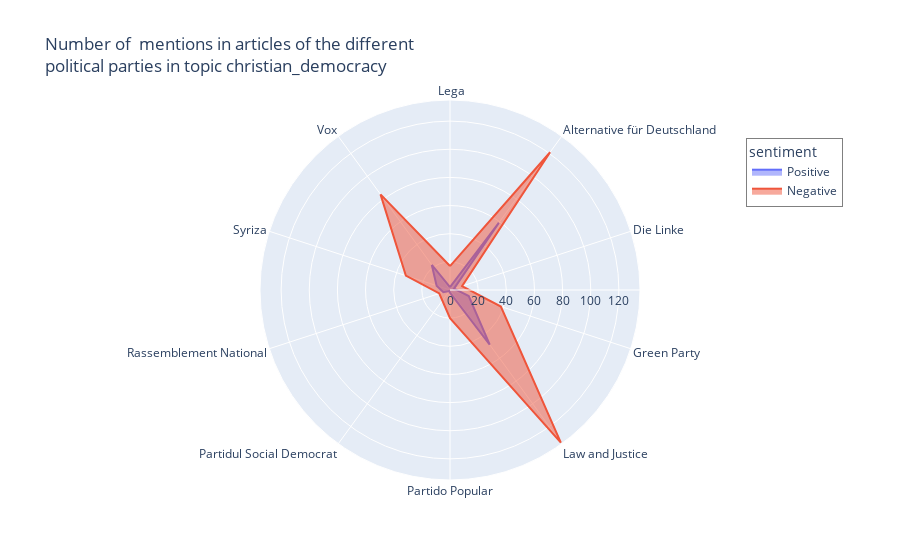
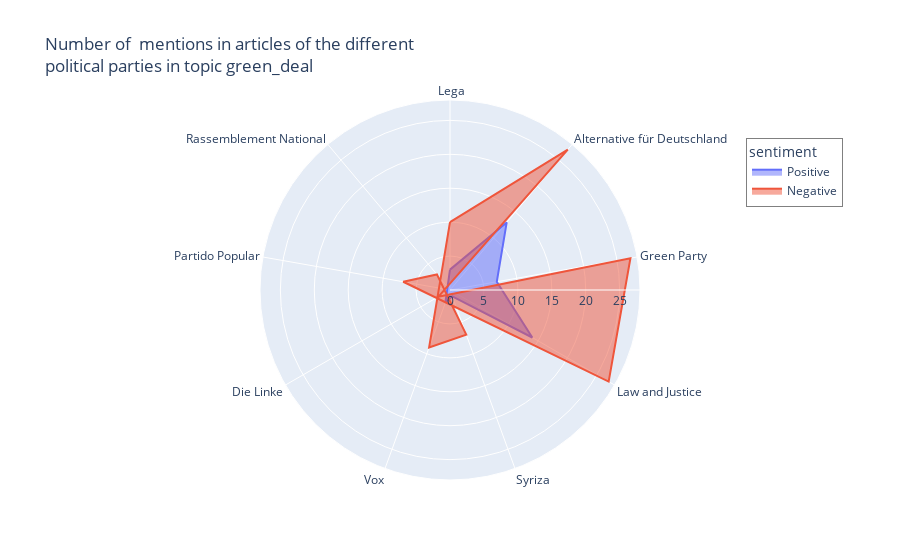
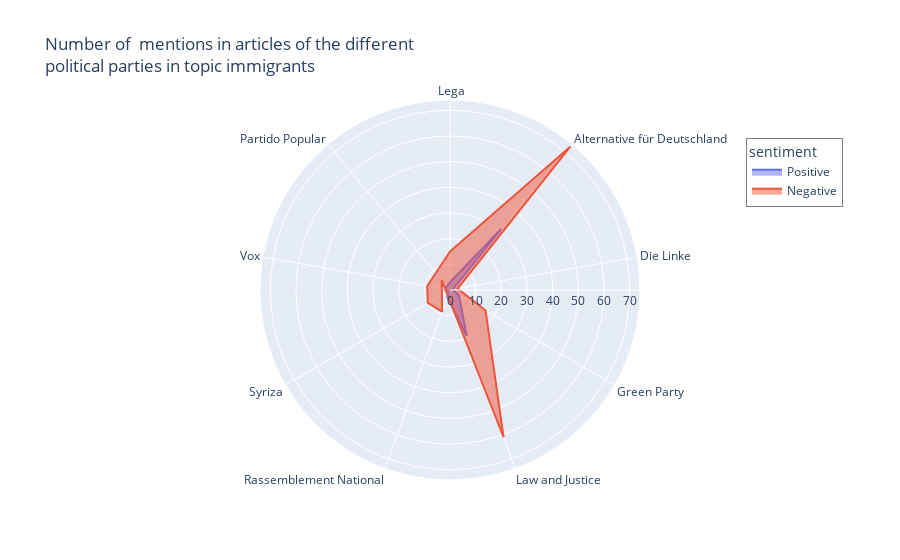

Source (notebook cell) for these figures, in order:
### Code cell
theta_column = "party"
r_column = 'url_num'
for topic in distinct_topic_list:
    
    plot_df_positive = parties_df[(parties_df.topic == topic) & (parties_df.sentiment == 'positive')].groupby('party').agg(set).reset_index()
    plot_df_negative = parties_df[(parties_df.topic == topic) & (parties_df.sentiment == 'negative')].groupby('party').agg(set).reset_index()
    plot_df_neutral = parties_df[(parties_df.topic == topic) & (parties_df.sentiment == 'neutral')].groupby('party').agg(set).reset_index()

    # Combine the positive and negative DataFrames
    combined_df = pd.concat([plot_df_positive, plot_df_negative])

    # Create a new column to indicate sentiment type
    combined_df['sentiment'] = ['Positive'] * len(plot_df_positive) + ['Negative'] * len(plot_df_negative)
    combined_df['url_num'] = combined_df.url.apply(lambda x: len(x))
    # Plot the spider chart
    title = f'Number of  mentions in articles of the different <br>political parties in topic {topic}'

    fig = px.line_polar(combined_df, r=r_column, theta=theta_column, color='sentiment',
                        line_close=True, title=title)

    fig.update_traces(fill='toself')

    fig.update_layout(
        polar=dict(
            radialaxis=dict(
                range=[min(combined_df[r_column]) - 1, max(combined_df[r_column]) + 1]
            )
        )
    )
    fig.update_layout(
    legend=dict(
        x=0.9,  # Adjust the x-coordinate (0 to 1) to position the legend horizontally
        y=0.9,  # Adjust the y-coordinate (0 to 1) to position the legend vertically
        bgcolor='rgba(255, 255, 255, 0.7)',  # Set a background color for the legend
        bordercolor='gray',  # Set a border color for the legend
        borderwidth=1,  # Set the border width
    )
)
    fig.show()
    fig_title = f'plots_new/parties_spider_chart_{topic}.jpg'
    fig.write_image(fig_title, format='jpeg', width=1200, height=800)

### Figure 1 — Plotly figure (JSON) as saved in the notebook; plotly's stock layout.template omitted (floating-point values rounded to 4 significant figures)
{"data": [{"fill": "toself", "hovertemplate": "sentiment=Positive<br>url_num=%{r}<br>party=%{theta}<extra></extra>", "legendgroup": "Positive", "line": {"color": "#636efa", "dash": "solid"}, "marker": {"symbol": "circle"}, "mode": "lines", "name": "Positive", "r": [2, 59, 3, 14, 48, 2, 1, 5, 10, 22, 2], "showlegend": true, "subplot": "polar", "theta": [" Lega", "Alternative für Deutschland", "Die Linke", "Green Party", "Law and Justice", "Partido Popular", "Partidul Social Democrat", "Rassemblement National", "Syriza", "Vox", " Lega"], "type": "scatterpolar"}, {"fill": "toself", "hovertemplate": "sentiment=Negative<br>url_num=%{r}<br>party=%{theta}<extra></extra>", "legendgroup": "Negative", "line": {"color": "#EF553B", "dash": "solid"}, "marker": {"symbol": "circle"}, "mode": "lines", "name": "Negative", "r": [17, 121, 9, 38, 134, 20, 8, 33, 84, 17], "showlegend": true, "subplot": "polar", "theta": [" Lega", "Alternative für Deutschland", "Die Linke", "Green Party", "Law and Justice", "Partido Popular", "Rassemblement National", "Syriza", "Vox", " Lega"], "type": "scatterpolar"}], "layout": {"legend": {"bgcolor": "rgba(255, 255, 255, 0.7)", "bordercolor": "gray", "borderwidth": 1, "title": {"text": "sentiment"}, "tracegroupgap": 0, "x": 0.9, "y": 0.9}, "polar": {"angularaxis": {"direction": "clockwise", "rotation": 90}, "domain": {"x": [0, 1], "y": [0, 1]}, "radialaxis": {"range": [0, 135]}}, "title": {"text": "Number of  mentions in articles of the different <br>political parties in topic christian_democracy"}}}

### Figure 2 — Plotly figure (JSON) as saved in the notebook; plotly's stock layout.template omitted (floating-point values rounded to 4 significant figures)
{"data": [{"fill": "toself", "hovertemplate": "sentiment=Positive<br>url_num=%{r}<br>party=%{theta}<extra></extra>", "legendgroup": "Positive", "line": {"color": "#636efa", "dash": "solid"}, "marker": {"symbol": "circle"}, "mode": "lines", "name": "Positive", "r": [3, 13, 7, 14, 1, 2, 3], "showlegend": true, "subplot": "polar", "theta": [" Lega", "Alternative für Deutschland", "Green Party", "Law and Justice", "Syriza", "Vox", " Lega"], "type": "scatterpolar"}, {"fill": "toself", "hovertemplate": "sentiment=Negative<br>url_num=%{r}<br>party=%{theta}<extra></extra>", "legendgroup": "Negative", "line": {"color": "#EF553B", "dash": "solid"}, "marker": {"symbol": "circle"}, "mode": "lines", "name": "Negative", "r": [10, 27, 2, 27, 27, 7, 3, 7, 9, 10], "showlegend": true, "subplot": "polar", "theta": [" Lega", "Alternative für Deutschland", "Die Linke", "Green Party", "Law and Justice", "Partido Popular", "Rassemblement National", "Syriza", "Vox", " Lega"], "type": "scatterpolar"}], "layout": {"legend": {"bgcolor": "rgba(255, 255, 255, 0.7)", "bordercolor": "gray", "borderwidth": 1, "title": {"text": "sentiment"}, "tracegroupgap": 0, "x": 0.9, "y": 0.9}, "polar": {"angularaxis": {"direction": "clockwise", "rotation": 90}, "domain": {"x": [0, 1], "y": [0, 1]}, "radialaxis": {"range": [0, 28]}}, "title": {"text": "Number of  mentions in articles of the different <br>political parties in topic green_deal"}}}

### Figure 3 — Plotly figure (JSON) as saved in the notebook; plotly's stock layout.template omitted (floating-point values rounded to 4 significant figures)
{"data": [{"fill": "toself", "hovertemplate": "sentiment=Positive<br>url_num=%{r}<br>party=%{theta}<extra></extra>", "legendgroup": "Positive", "line": {"color": "#636efa", "dash": "solid"}, "marker": {"symbol": "circle"}, "mode": "lines", "name": "Positive", "r": [3, 31, 1, 4, 19, 3, 1, 2, 3], "showlegend": true, "subplot": "polar", "theta": [" Lega", "Alternative für Deutschland", "Die Linke", "Green Party", "Law and Justice", "Rassemblement National", "Syriza", "Vox", " Lega"], "type": "scatterpolar"}, {"fill": "toself", "hovertemplate": "sentiment=Negative<br>url_num=%{r}<br>party=%{theta}<extra></extra>", "legendgroup": "Negative", "line": {"color": "#EF553B", "dash": "solid"}, "marker": {"symbol": "circle"}, "mode": "lines", "name": "Negative", "r": [15, 73, 3, 16, 61, 5, 9, 10, 9, 15], "showlegend": true, "subplot": "polar", "theta": [" Lega", "Alternative für Deutschland", "Die Linke", "Green Party", "Law and Justice", "Partido Popular", "Rassemblement National", "Syriza", "Vox", " Lega"], "type": "scatterpolar"}], "layout": {"legend": {"bgcolor": "rgba(255, 255, 255, 0.7)", "bordercolor": "gray", "borderwidth": 1, "title": {"text": "sentiment"}, "tracegroupgap": 0, "x": 0.9, "y": 0.9}, "polar": {"angularaxis": {"direction": "clockwise", "rotation": 90}, "domain": {"x": [0, 1], "y": [0, 1]}, "radialaxis": {"range": [0, 74]}}, "title": {"text": "Number of  mentions in articles of the different <br>political parties in topic immigrants"}}}
